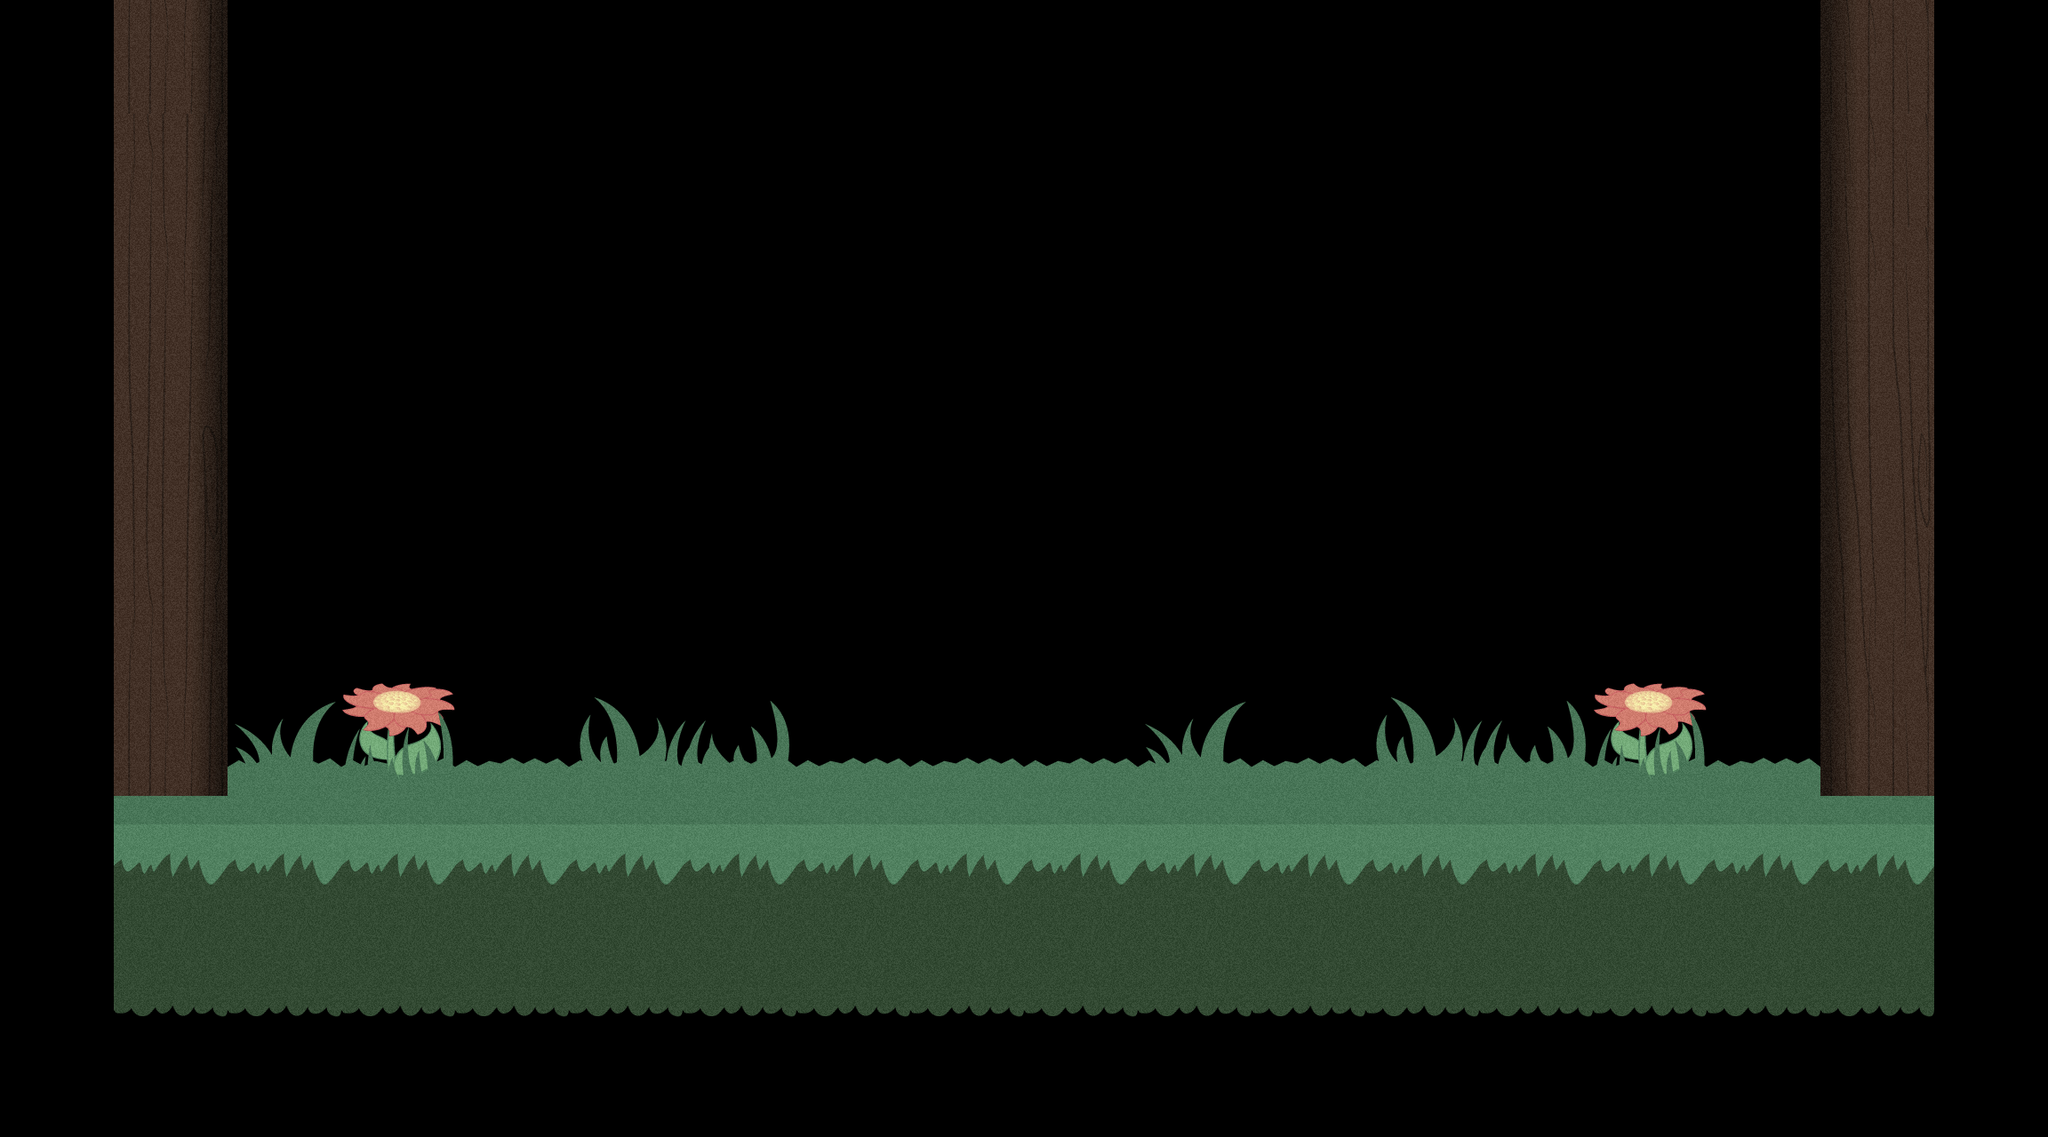

This is a level from a 2D game, rendered from its Tiled map with the project's own tilesets. A one-line summary and the map file follow, with tile-layer data summarised:
An orthogonal 18x10 tile map with 128x128 px tiles, 1 tile layer (Tile Layer 1), 2 tilesets and 3 objects (player_spawn, grower, door).

<map version="1.0" orientation="orthogonal" width="18" height="10" tilewidth="128" tileheight="128">
 <properties>
  <property name="bgm" value="ost/forest.ogg" />
  <property name="parallax1" value="Background_MagicForest_Layer1.png" />
  <property name="parallax2" value="Background_MagicForest_Layer2.png" />
  <property name="parallax3" value="Background_MagicForest_Layer3.png" />
 </properties>
 <tileset firstgid="1" name="Magic Forest" tilewidth="128" tileheight="128">
  <properties>
   <property name="solid" value="true" />
  </properties>
  <image source="Magic-Forest.png" width="1536" height="1152" />
  <tile id="0">
   <properties>
    <property name="solid" value="true" />
   </properties>
  </tile>
  <tile id="1">
   <properties>
    <property name="solid" value="true" />
   </properties>
  </tile>
  <tile id="2">
   <properties>
    <property name="solid" value="true" />
   </properties>
  </tile>
  <tile id="3">
   <properties>
    <property name="solid" value="true" />
   </properties>
  </tile>
  <tile id="4">
   <properties>
    <property name="solid" value="true" />
   </properties>
  </tile>
  <tile id="5">
   <properties>
    <property name="solid" value="true" />
   </properties>
  </tile>
  <tile id="6">
   <properties>
    <property name="solid" value="true" />
   </properties>
  </tile>
  <tile id="7">
   <properties>
    <property name="solid" value="true" />
   </properties>
  </tile>
  <tile id="8">
   <properties>
    <property name="solid" value="true" />
   </properties>
  </tile>
  <tile id="9">
   <properties>
    <property name="solid" value="true" />
   </properties>
  </tile>
  <tile id="10">
   <properties>
    <property name="solid" value="true" />
   </properties>
  </tile>
  <tile id="11">
   <properties>
    <property name="solid" value="true" />
   </properties>
  </tile>
  <tile id="24">
   <properties>
    <property name="solid" value="true" />
   </properties>
  </tile>
  <tile id="48">
   <properties>
    <property name="solid" value="true" />
   </properties>
  </tile>
  <tile id="49">
   <properties>
    <property name="solid" value="true" />
   </properties>
  </tile>
  <tile id="50">
   <properties>
    <property name="solid" value="true" />
   </properties>
  </tile>
  <tile id="51">
   <properties>
    <property name="solid" value="true" />
   </properties>
  </tile>
  <tile id="56">
   <properties>
    <property name="solid" value="true" />
   </properties>
  </tile>
  <tile id="57">
   <properties>
    <property name="solid" value="true" />
   </properties>
  </tile>
  <tile id="58">
   <properties>
    <property name="solid" value="true" />
   </properties>
  </tile>
  <tile id="60">
   <properties>
    <property name="solid" value="true" />
   </properties>
  </tile>
  <tile id="61">
   <properties>
    <property name="solid" value="true" />
   </properties>
  </tile>
  <tile id="62">
   <properties>
    <property name="solid" value="true" />
   </properties>
  </tile>
  <tile id="63">
   <properties>
    <property name="solid" value="true" />
   </properties>
  </tile>
  <tile id="68">
   <properties>
    <property name="solid" value="true" />
   </properties>
  </tile>
  <tile id="69">
   <properties>
    <property name="solid" value="true" />
   </properties>
  </tile>
  <tile id="70">
   <properties>
    <property name="solid" value="true" />
   </properties>
  </tile>
  <tile id="72">
   <properties>
    <property name="solid" value="true" />
   </properties>
  </tile>
  <tile id="73">
   <properties>
    <property name="solid" value="true" />
   </properties>
  </tile>
  <tile id="74">
   <properties>
    <property name="solid" value="true" />
   </properties>
  </tile>
  <tile id="75">
   <properties>
    <property name="solid" value="true" />
   </properties>
  </tile>
  <tile id="80">
   <properties>
    <property name="solid" value="true" />
   </properties>
  </tile>
  <tile id="81">
   <properties>
    <property name="solid" value="true" />
   </properties>
  </tile>
  <tile id="82">
   <properties>
    <property name="solid" value="true" />
   </properties>
  </tile>
  <tile id="84">
   <properties>
    <property name="solid" value="true" />
   </properties>
  </tile>
  <tile id="85">
   <properties>
    <property name="solid" value="true" />
   </properties>
  </tile>
  <tile id="86">
   <properties>
    <property name="solid" value="true" />
   </properties>
  </tile>
  <tile id="87">
   <properties>
    <property name="solid" value="true" />
   </properties>
  </tile>
  <tile id="92">
   <properties>
    <property name="solid" value="true" />
   </properties>
  </tile>
  <tile id="93">
   <properties>
    <property name="solid" value="true" />
   </properties>
  </tile>
  <tile id="94">
   <properties>
    <property name="solid" value="true" />
   </properties>
  </tile>
  <tile id="96">
   <properties>
    <property name="solid" value="true" />
   </properties>
  </tile>
  <tile id="97">
   <properties>
    <property name="solid" value="true" />
   </properties>
  </tile>
  <tile id="98">
   <properties>
    <property name="solid" value="true" />
   </properties>
  </tile>
  <tile id="99">
   <properties>
    <property name="solid" value="true" />
   </properties>
  </tile>
 </tileset>
 <tileset firstgid="109" name="default" tilewidth="128" tileheight="128">
  <properties>
   <property name="solid" value="true" />
  </properties>
  <image source="Magic-Forest.png" width="1536" height="1152" />
  <tile id="24">
   <properties>
    <property name="solid" value="true" />
   </properties>
  </tile>
  <tile id="36">
   <properties>
    <property name="solid" value="true" />
   </properties>
  </tile>
  <tile id="37">
   <properties>
    <property name="solid" value="true" />
   </properties>
  </tile>
  <tile id="38">
   <properties>
    <property name="solid" value="true" />
   </properties>
  </tile>
  <tile id="39">
   <properties>
    <property name="solid" value="true" />
   </properties>
  </tile>
  <tile id="40">
   <properties>
    <property name="solid" value="true" />
   </properties>
  </tile>
  <tile id="41">
   <properties>
    <property name="solid" value="true" />
   </properties>
  </tile>
  <tile id="42">
   <properties>
    <property name="solid" value="true" />
   </properties>
  </tile>
  <tile id="43">
   <properties>
    <property name="solid" value="true" />
   </properties>
  </tile>
  <tile id="48">
   <properties>
    <property name="solid" value="true" />
   </properties>
  </tile>
  <tile id="49">
   <properties>
    <property name="solid" value="true" />
   </properties>
  </tile>
  <tile id="50">
   <properties>
    <property name="solid" value="true" />
   </properties>
  </tile>
  <tile id="51">
   <properties>
    <property name="solid" value="true" />
   </properties>
  </tile>
  <tile id="56">
   <properties>
    <property name="solid" value="true" />
   </properties>
  </tile>
  <tile id="57">
   <properties>
    <property name="solid" value="true" />
   </properties>
  </tile>
  <tile id="58">
   <properties>
    <property name="solid" value="true" />
   </properties>
  </tile>
  <tile id="60">
   <properties>
    <property name="solid" value="true" />
   </properties>
  </tile>
  <tile id="61">
   <properties>
    <property name="solid" value="true" />
   </properties>
  </tile>
  <tile id="62">
   <properties>
    <property name="solid" value="true" />
   </properties>
  </tile>
  <tile id="63">
   <properties>
    <property name="solid" value="true" />
   </properties>
  </tile>
  <tile id="68">
   <properties>
    <property name="solid" value="true" />
   </properties>
  </tile>
  <tile id="69">
   <properties>
    <property name="solid" value="true" />
   </properties>
  </tile>
  <tile id="70">
   <properties>
    <property name="solid" value="true" />
   </properties>
  </tile>
  <tile id="72">
   <properties>
    <property name="solid" value="true" />
   </properties>
  </tile>
  <tile id="73">
   <properties>
    <property name="solid" value="true" />
   </properties>
  </tile>
  <tile id="74">
   <properties>
    <property name="solid" value="true" />
   </properties>
  </tile>
  <tile id="75">
   <properties>
    <property name="solid" value="true" />
   </properties>
  </tile>
  <tile id="80">
   <properties>
    <property name="solid" value="true" />
   </properties>
  </tile>
  <tile id="81">
   <properties>
    <property name="solid" value="true" />
   </properties>
  </tile>
  <tile id="82">
   <properties>
    <property name="solid" value="true" />
   </properties>
  </tile>
  <tile id="84">
   <properties>
    <property name="solid" value="true" />
   </properties>
  </tile>
  <tile id="85">
   <properties>
    <property name="solid" value="true" />
   </properties>
  </tile>
  <tile id="86">
   <properties>
    <property name="solid" value="true" />
   </properties>
  </tile>
  <tile id="87">
   <properties>
    <property name="solid" value="true" />
   </properties>
  </tile>
  <tile id="92">
   <properties>
    <property name="solid" value="true" />
   </properties>
  </tile>
  <tile id="93">
   <properties>
    <property name="solid" value="true" />
   </properties>
  </tile>
  <tile id="94">
   <properties>
    <property name="solid" value="true" />
   </properties>
  </tile>
  <tile id="96">
   <properties>
    <property name="solid" value="true" />
   </properties>
  </tile>
  <tile id="97">
   <properties>
    <property name="solid" value="true" />
   </properties>
  </tile>
  <tile id="98">
   <properties>
    <property name="solid" value="true" />
   </properties>
  </tile>
  <tile id="99">
   <properties>
    <property name="solid" value="true" />
   </properties>
  </tile>
 </tileset>
 <layer name="Tile Layer 1" width="18" height="10">
  <data>[180 cells, 60 non-empty, 17 distinct tile ids]</data>
 </layer>
 <objectgroup name="Object Layer 1" width="18" height="10">
  <object type="player_spawn" x="384" y="768" width="128" height="128" />
  <object type="grower" x="1792" y="768" width="128" height="128" />
  <object type="door" x="1024" y="640" width="256" height="256" />
 </objectgroup>
</map>
